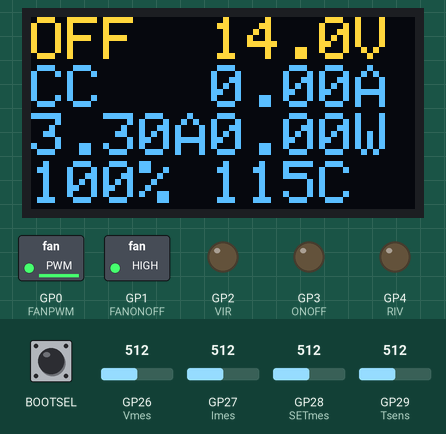
A sketch run on a simulated Raspberry Pi Pico. On the bench: 128×64 one-colour display, switched loads named in the sketch (green lamp = pin HIGH), output pins drawn as LEDs (lit = HIGH). Inputs (shaded band) come from the test bench; at power-on: BOOTSEL HIGH, GP29 (Tsens) = 512, GP28 (SETmes) = 512, GP26 (Vmes) = 512, GP27 (Imes) = 512 (analog values on the 0–1023 scale). The OLED is the two-colour kind (top 16 rows yellow); what the sketch prints to the serial monitor is not drawn.

Above: at 3.2 s.
3.3 s: BOOTSEL pulled LOW for 0.15 s
At 4.8 s:
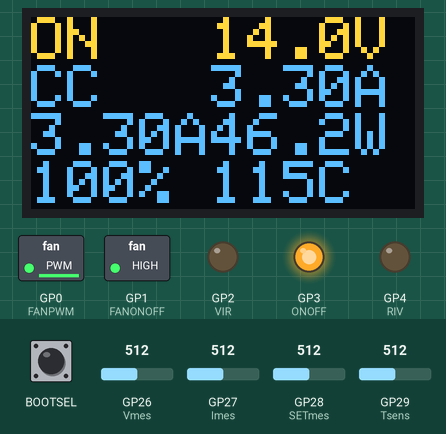
5.5 s: GP29 (Tsens) set to 306
At 6.9 s:
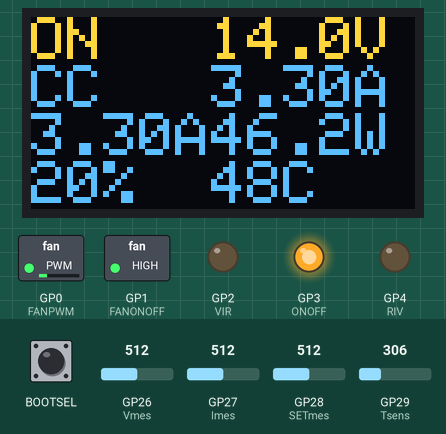
7.5 s: BOOTSEL pulled LOW for 0.15 s
At 9.0 s:
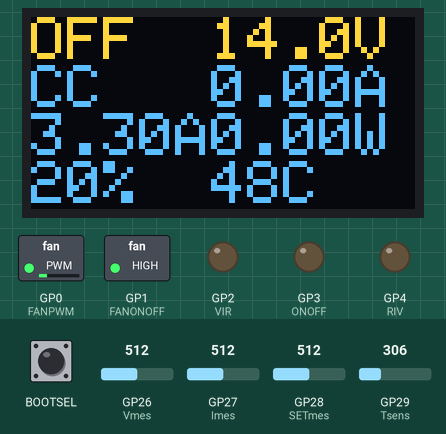
9.5 s: BOOTSEL pulled LOW for 1 s
At 11.1 s:
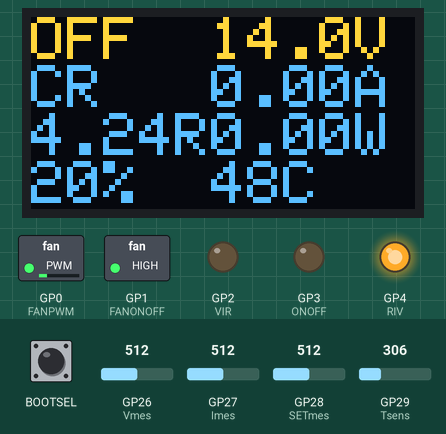
12.0 s: BOOTSEL pulled LOW for 3.2 s
At 12.7 s:
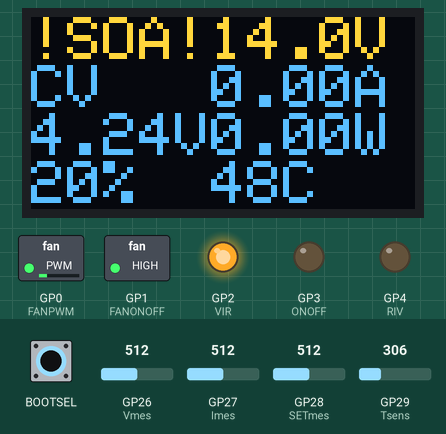
16.7 s: GP28 (SETmes) set to 531
At 18.7 s:
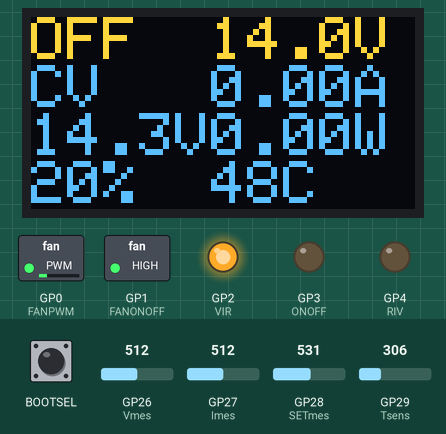
Timing chart, 0 to 19.9 s (numbered marks = the images above; inputs shaded):
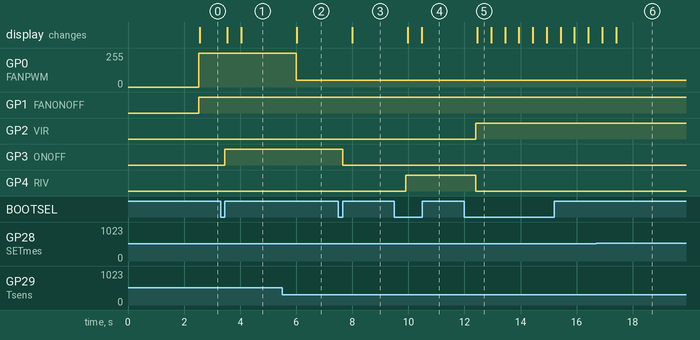

The sketch:

forXIAO-RP2040.ino
```cpp
#include <SPI.h>
#include <Wire.h>
#include <Adafruit_SSD1306.h>

//ピン割り当て
#define Vmes 26
#define Imes 27
#define SETmes 28
#define Tsens 29
#define OLEDSDA 6
#define OLEDSCL 7
#define FANPWM 0
#define ONOFF 3
#define RIV 4
#define VIR 2
#define FANONOFF 1

//変更してください
#define Vmes_ref1 5.0     //1つ目のキャリブレーションに使用した電圧
#define Vmes_val1 743.0   //上の時の表示値
#define Vmes_ref2 18.0    //2つ目のキャリブレーションに使用した電圧
#define Vmes_val2 2627.0  //上の時の表示値
//以下は使用した抵抗値を入力してください
#define R1 0.5
#define R2 3300.0
#define R3 5100.0
#define R4 22000.0
#define R5 3000.0
#define R22 22000.0
#define R23 3000.0

//使用したトランジスタ(MOSFET)のSOAの情報を書いてください。

//TK15J50DのSOA情報
#define SOA1_V 25.0
#define SOA1_I 15.0
#define SOA2_V 50.0
#define SOA2_I 4.0
#define SOA3_V 500.0
#define SOA3_I 0.005


//ADCのサンプリング数
#define averageN 1000

//FAN関係
#define FANONTEMP 40.0   //この温度以上でONにする
#define FANSETTEMP 50.0  //PID制御での目標値
#define MINPWM 0.2     //PWMを最小にしたときの回転数の割合(0.2=20%)
#define KP 1000.0        //比例要素
#define KI 0.02        //積分要素
#define KD 1000        //微分要素

//OLED関係
#define SCREEN_ADDRESS 0x3C  //0x78のときは0x3C、0x7Aのときは0x3A
#define SCREEN_WIDTH 128     // OLED display width, in pixels
#define SCREEN_HEIGHT 64     // OLED display height, in pixels

#define IMODE 0
#define RMODE 1
#define VMODE 2

bool ONOFFstatus = false;
int MODEstatus = IMODE;
bool Fsetup = false;

const float aV = float((Vmes_ref2 - Vmes_ref1) / (Vmes_val2 - Vmes_val1));
const float bV = float(Vmes_ref1 - (aV * Vmes_val1));
//const float a = aV * (R23 / (R22 + R23));
//const float b = bV * (R23 / (R22 + R23));
const float a = 3.3 / 4095.0;
const float b = 0;

const float SOA1a = static_cast<float>((SOA2_I - SOA1_I) / (SOA2_V - SOA1_V));
const float SOA1b = static_cast<float>(SOA1_I - (SOA1a * SOA1_V));
const float SOA2a = static_cast<float>((SOA3_I - SOA2_I) / (SOA3_V - SOA2_V));
const float SOA2b = static_cast<float>(SOA2_I - (SOA2a * SOA2_V));

Adafruit_SSD1306 display(SCREEN_WIDTH, SCREEN_HEIGHT, &Wire);

void pinbegin() {
  analogReadResolution(12);
  pinMode(Vmes, INPUT);
  pinMode(Imes, INPUT);
  pinMode(SETmes, INPUT);
  pinMode(Tsens, INPUT);
  pinMode(VIR, OUTPUT);
  digitalWrite(VIR, LOW);  //IorR mode
  pinMode(ONOFF, OUTPUT);
  digitalWrite(ONOFF, LOW);  //OFF
  pinMode(RIV, OUTPUT);
  digitalWrite(RIV, LOW);  //IorV mode → IMODE
  pinMode(FANPWM, OUTPUT);
  analogWriteFreq(25000);
  analogWriteRange(4096);
  analogWrite(FANPWM, 0);  //FAN 0%
  pinMode(FANONOFF, OUTPUT);
  digitalWrite(FANONOFF, LOW);  //FAN OFF
}

void openingceremony() {
  Serial.println("Welcome to IRV Electronic Load");
  Serial.println("unagidojyou.com");
  display.clearDisplay();
  display.setTextColor(SSD1306_WHITE);
  display.setTextSize(1);
  display.setCursor(0, 0);
  display.println(F("     Welcome to"));
  display.setTextSize(2);
  display.println(F("    IRV"));
  display.println(F("Electronic"));
  display.println(F("   Load"));
  display.setTextSize(1);
  display.println(F("   unagidojyou.com"));
  display.display();
}

void setup() {
  // put your setup code here, to run once:
  pinbegin();
  Serial.begin(115200);
  if (!display.begin(SSD1306_SWITCHCAPVCC, SCREEN_ADDRESS)) {
    Serial.println(F("SSD1306 allocation failed"));
    return;
  }
  openingceremony();
  delay(2000);
  Fsetup = true;
}

void setup1() {
  while (!Fsetup) {
    delay(10);
  }
}

String digit(float num) {
  char cnum[10];
  if (num < 10) {
    sprintf(cnum, "%1.2f", num);
  } else if (num < 100) {
    sprintf(cnum, "%2.1f", num);
  } else {
    sprintf(cnum, "%d", num);
  }
  return cnum;
}

int digits(int num) {
  if (num < 10) {
    return 1;
  } else if (num < 100) {
    return 2;
  } else if (num < 1000) {
    return 3;
  }
  return 4;
}

bool blink = false;
void drawdisplay(float V, float I, int T, float SET, bool SOAover, int fanper) {
  float W = V * I;
  char buff[50];
  sprintf(buff, "V:%2.1f I:%2.1f W:%3.1f T:%d MODE:%d SET:%2.1f", V, I, W, T, MODEstatus, SET);
  //Serial.println(buff);
  display.clearDisplay();
  display.setTextColor(SSD1306_WHITE);
  display.setTextSize(2);
  display.setCursor(0, 0);
  if (SOAover) {
    if (blink) {
      display.print("     ");
      blink = false;
    } else {
      display.print("!SOA!");
      blink = true;
    }
  } else {
    if (ONOFFstatus) {
      display.print("ON   ");
    } else {
      display.print("OFF  ");
    }
  }
  //sprintf(buff,);
  display.print(digit(V));
  display.println("V");
  if (MODEstatus == 0) {
    display.print("CC   ");
  } else if (MODEstatus == 1) {
    display.print("CR   ");
  } else {
    display.print("CV   ");
  }
  display.print(digit(I));
  display.println("A");
  display.print(digit(SET));
  if (MODEstatus == 0) {
    display.print("A");
  } else if (MODEstatus == 1) {
    display.print("R");
  } else {
    display.print("V");
  }
  display.print(digit(W));
  display.println("W");
  display.print(fanper);
  display.print("% ");
  for (int i = 0; i < 3 - digits(fanper); i++) {
    display.print(" ");
  }
  display.print(T);
  display.println("C");
  display.display();
}

bool checkSOA(float V, float I) {  //trueでOK falseでOUT
  if (V <= SOA1_V) {               //１つ目の領域
    if (I <= SOA1_I) {
      return true;
    } else {
      return false;
    }
  }
  if (V <= SOA2_V) {
    float Imax = SOA1a * V + SOA1b;
    if (I <= Imax) {  //2つ目の領域
      return true;
    } else {
      return false;
    }
  }
  if (V <= SOA3_V) {
    float Imax = SOA2a * V + SOA2b;
    if (I <= Imax) {  //3つ目の領域
      return true;
    } else {
      return false;
    }
  }
  return false;
}

float mespin(int pinnum, int samplingN) {
  analogRead(pinnum);
  delay(5);
  unsigned long sum = 0;
  for (int i = 0; i < samplingN; i++) {
    sum += analogRead(pinnum);
  }
  float result = sum / samplingN;
  return result;
}

bool fanonhold = false;
bool fanonoff(int temp) {
  if (temp >= FANONTEMP) {  //閾値よりも高い時
    if (ONOFFstatus) {      //ONの時
      fanonhold = true;
      return true;
    } else {  //OFFの時
      fanonhold = false;
      return true;
    }
  } else {               //閾値よりも低い時
    if (!ONOFFstatus) {  //OFFの時
      return false;
    } else if (fanonhold) {
      return true;
    }
  }
  return false;
}

double integral = 0.0;
float lastError = 0.0;
unsigned long lastTime = 0;
int fanpid(float nowtemp, int settemp) {
  unsigned long now = millis();
  float timeChange = static_cast<float>(now - lastTime);
  float error = settemp - nowtemp;
  integral += (error * timeChange);
  float derivative = (error - lastError) / timeChange;
  float output = static_cast<float>((KP * error) + (KI * integral) + (KD * derivative));
  /*Serial.print(output);
  Serial.print(" ");
  Serial.print((float)KP * error);
  Serial.print(" ");
  Serial.print((float)KI * integral);
  Serial.print(" ");
  Serial.print((float)KD * derivative);
  Serial.print(" ");*/
  output = 0 - output;
  if (output > 4095) output = 4095;
  else if (output < MINPWM * 4095) output = MINPWM * 4095;
  lastError = error;
  lastTime = now;
  if (integral > 100000) integral = 100000;
  else if (integral < -100000) integral = -100000;
  //Serial.println((int)output);
  return (int)output;
}

int count = 500;
bool SOAover = true;
float V = 0;
float I = 0;
float SET = 0;
float T = 0;
void loop() {
  V = static_cast<float>((aV * mespin(Vmes, averageN)) + bV);
  if (V < 0) V = 0;
  I = static_cast<float>((a * mespin(Imes, averageN) + b) / R1);
  if (I < 0 || !ONOFFstatus) I = 0;

  SET = (a * mespin(SETmes, averageN)) + b;
  if (SET < 0) SET = 0;
  switch (MODEstatus) {
    case IMODE:
      SET = static_cast<float>(SET / R1);
      break;
    case RMODE:
      SET = static_cast<float>(R1 * V / SET);
      break;
    case VMODE:
      SET = static_cast<float>(SET * (R4 + R5) / R5);
      break;
  }
  T = 100 * (a * mespin(Tsens, averageN) + b - 0.5);

  if (ONOFFstatus) {  //ON
    if (!checkSOA(V, I)) {
      digitalWrite(ONOFF, LOW);
      ONOFFstatus = false;
      SOAover = true;
    } else {
      SOAover = false;
    }
  } else {  //OFF
    switch (MODEstatus) {
      case IMODE:
        SOAover = !checkSOA(V, SET);
        break;
      case RMODE:
        SOAover = !checkSOA(V, V / SET);
        break;
      case VMODE:
        SOAover = (SET < V);
        break;
    }
  }

  int fanpwm = 0;
  if (fanonoff(T)) {
    digitalWrite(FANONOFF, HIGH);
    //analogWrite(FANPWM, 4095);  //FAN 100%
    fanpwm = fanpid(T, FANSETTEMP);
    analogWrite(FANPWM, fanpwm);
  } else {
    digitalWrite(FANONOFF, LOW);
    //analogWrite(FANPWM, 0);  //FAN 0%
    integral = 0;
    lastError = 0;
    lastTime = 0;
  }

  count++;
  if (count >= 1 || SOAover) {  //about 500ms
    drawdisplay(V, I, (int)T, SET, SOAover, 100.0 * fanpwm / 4095.0);
    count = 0;
  }
}

void loop1() {
  if (BOOTSEL) {
    int time = 0;
    bool pushed = false;
    while (BOOTSEL) {
      delay(10);
      time += 10;
      if (!pushed && time >= 4 * 100) {  //4s
        if (!ONOFFstatus) {
          switch (MODEstatus) {
            case IMODE:
              MODEstatus = RMODE;
              digitalWrite(RIV, HIGH);
              digitalWrite(VIR, LOW);
              break;
            case RMODE:
              MODEstatus = VMODE;
              digitalWrite(RIV, LOW);
              digitalWrite(VIR, HIGH);
              break;
            case VMODE:
              MODEstatus = IMODE;
              digitalWrite(RIV, LOW);
              digitalWrite(VIR, LOW);
          }
        }
        pushed = true;
      }
    }
    if (!pushed) {
      if (!ONOFFstatus && !SOAover) {
        ONOFFstatus = true;
        digitalWrite(ONOFF, HIGH);
      } else if (ONOFFstatus) {
        digitalWrite(ONOFF, LOW);
        ONOFFstatus = false;
      }
      pushed = true;
    }
  }
  delay(1);
}
```

Measured:
- the behaviour switches between 521 and 522 on GP28 (SETmes) (found by bisection; images 5 and 6)
- after the input at 3.3 s, GP3 (ONOFF): LOW → HIGH after 0.15 s; the display: first changes after 0.24 s (image 1 shows a later state)
- after the input at 5.5 s, GP0 (FANPWM): 254/255 → 50/255 after 0.49 s; the display: changes after 0.52 s (image 2)
- after the input at 7.5 s, GP3 (ONOFF): HIGH → LOW after 0.16 s; the display: changes after 0.50 s (image 3)
- after the input at 9.5 s, GP4 (RIV): LOW → HIGH after 0.41 s; the display: first changes after 0.48 s (image 4 shows a later state)
- after the input at 12.0 s, GP2 (VIR): LOW → HIGH after 0.41 s; GP4 (RIV): HIGH → LOW after 0.41 s; the display: changes after 0.46 s (image 5)
- after the input at 16.7 s, the display: first changes after 0.21 s (image 6 shows a later state)
